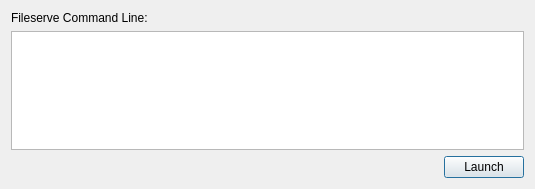
<?xml version="1.0" encoding="UTF-8"?>
<ui version="4.0">
 <class>plQtLaunchFileserveDlg</class>
 <widget class="QDialog" name="plQtLaunchFileserveDlg">
  <property name="geometry">
   <rect>
    <x>0</x>
    <y>0</y>
    <width>535</width>
    <height>189</height>
   </rect>
  </property>
  <property name="minimumSize">
   <size>
    <width>200</width>
    <height>0</height>
   </size>
  </property>
  <property name="maximumSize">
   <size>
    <width>16777215</width>
    <height>16777215</height>
   </size>
  </property>
  <property name="windowTitle">
   <string>Remote Connection</string>
  </property>
  <property name="windowIcon">
   <iconset resource="../QtResources/resources.qrc">
    <normaloff>:/EditorFramework/Icons/Fileserve.svg</normaloff>:/EditorFramework/Icons/Fileserve.svg</iconset>
  </property>
  <layout class="QVBoxLayout" name="verticalLayout_2">
   <item>
    <widget class="QLabel" name="LabelFileserveCmd">
     <property name="text">
      <string>Fileserve Command Line:</string>
     </property>
    </widget>
   </item>
   <item>
    <widget class="QPlainTextEdit" name="EditFileserve">
     <property name="readOnly">
      <bool>true</bool>
     </property>
    </widget>
   </item>
   <item>
    <spacer name="verticalSpacer">
     <property name="orientation">
      <enum>Qt::Vertical</enum>
     </property>
     <property name="sizeHint" stdset="0">
      <size>
       <width>20</width>
       <height>55</height>
      </size>
     </property>
    </spacer>
   </item>
   <item>
    <layout class="QHBoxLayout" name="horizontalLayout_2">
     <item>
      <spacer name="horizontalSpacer">
       <property name="orientation">
        <enum>Qt::Horizontal</enum>
       </property>
       <property name="sizeHint" stdset="0">
        <size>
         <width>40</width>
         <height>20</height>
        </size>
       </property>
      </spacer>
     </item>
     <item>
      <widget class="QPushButton" name="ButtonLaunch">
       <property name="text">
        <string>Launch</string>
       </property>
      </widget>
     </item>
    </layout>
   </item>
  </layout>
 </widget>
 <resources>
  <include location="../../../Tools/Libs/GuiFoundation/QtResources/resources.qrc"/>
  <include location="../QtResources/resources.qrc"/>
 </resources>
 <connections/>
</ui>
